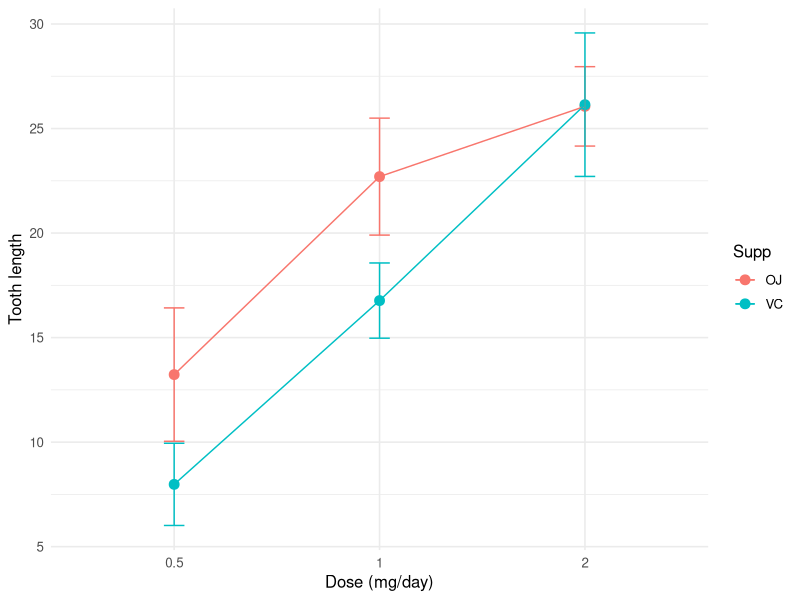
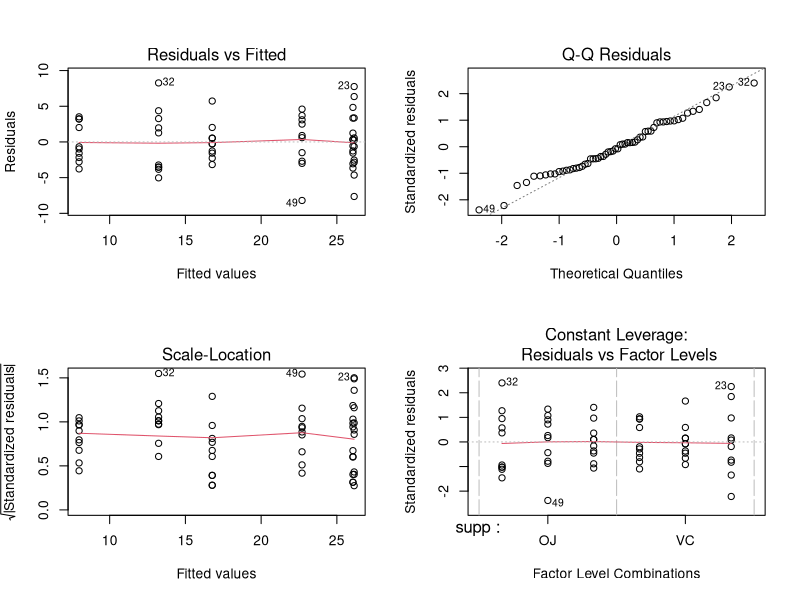
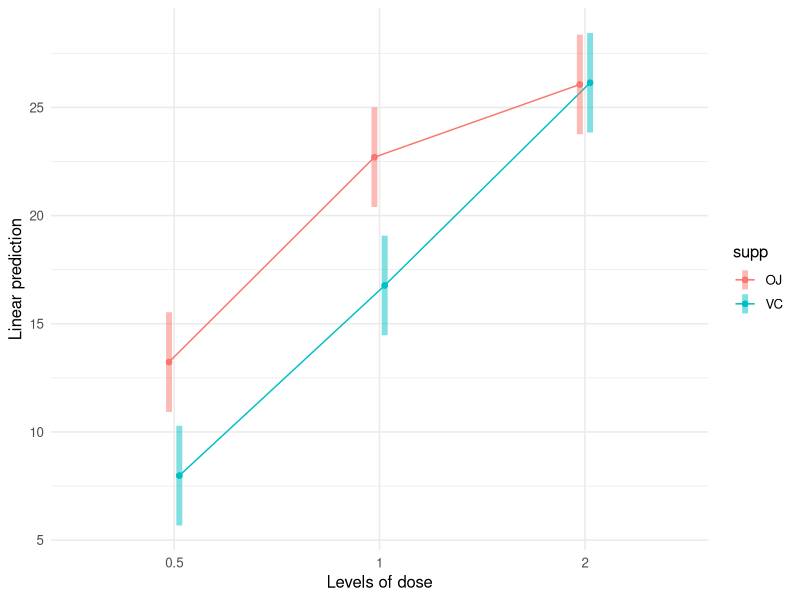

R code for these plots, in order:
## ---- chunk 1
#| label: setup
library(tidyverse)
library(broom)
library(car)
library(emmeans)
set.seed(42)
theme_set(theme_minimal(base_size = 12))
## ---- chunk 2
tg <- ToothGrowth |> mutate(dose = factor(dose))

ggplot(tg, aes(dose, len, colour = supp, group = supp)) +
  stat_summary(fun = mean, geom = "point", size = 3) +
  stat_summary(fun = mean, geom = "line") +
  stat_summary(fun.data = mean_cl_normal, geom = "errorbar", width = 0.1) +
  labs(x = "Dose (mg/day)", y = "Tooth length", colour = "Supp")
## ---- chunk 3
fit <- aov(len ~ supp * dose, data = tg)
par(mfrow = c(2, 2))
plot(fit)
par(mfrow = c(1, 1))
## ---- chunk 4
# Type-II sums of squares for a balanced design
Anova(lm(len ~ supp * dose, data = tg), type = 2)

emm <- emmeans(fit, ~ supp | dose)
pairs(emm)

emmip(fit, supp ~ dose, CIs = TRUE)
## ---- chunk 5
sessionInfo()
